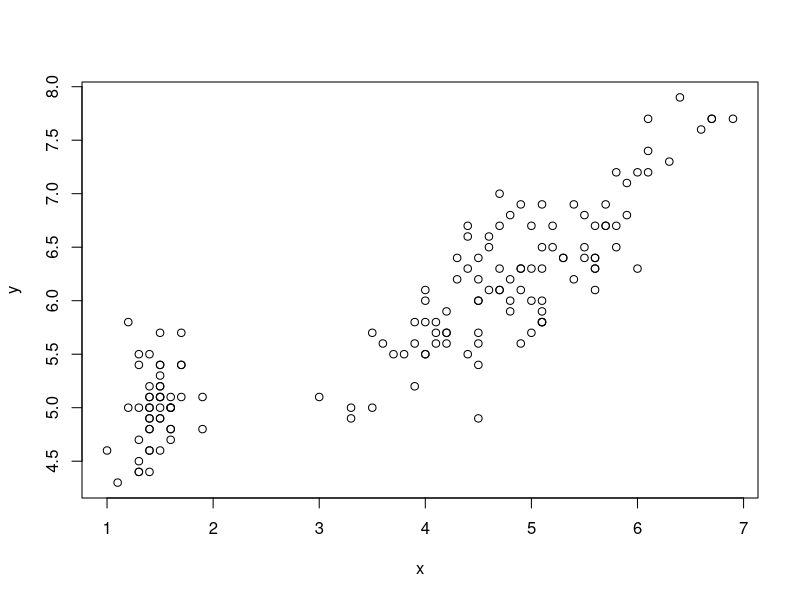
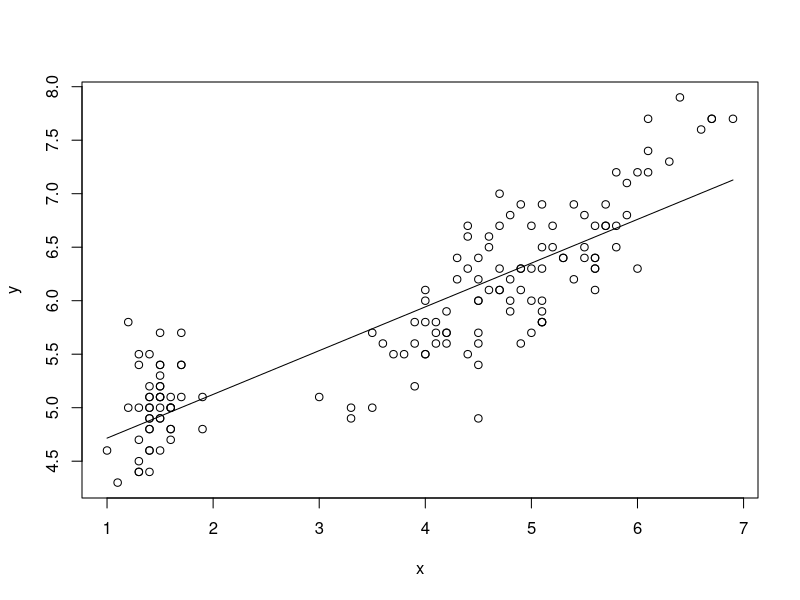
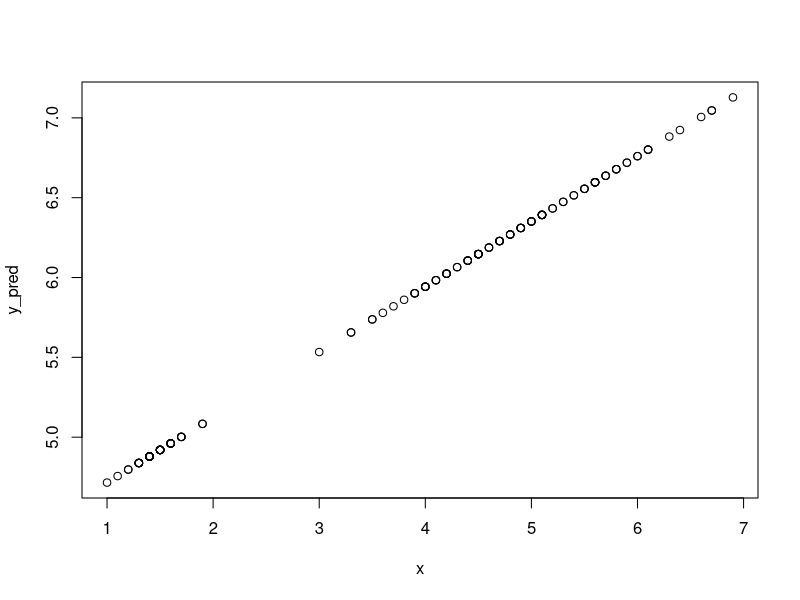

Source code (R) for these figures, in order:
#Codigo para problema 2

mis_dades <- iris
mis_dades

x <- mis_dades$Petal.Length
x

y <- mis_dades$Sepal.Length
y

#Calcular la recta de regrsion per minims quadrats entre Sepal.Lenth i Petal.Lenth

plot(x,y)

#escribimos el codigo de la pendiente (m)

x_barra <- mean(x)
x_barra
y_barra <- mean(y)
y_barra

m <- sum((x-x_barra)*(y-y_barra))/sum((x-x_barra)^2)
m

b <- y_barra - m*x_barra
b
#prediccio de petal.length 1.5

m*1.5+b

#prediccion sobre mis observaciones

y_pred <- m*x+b

plot(x,y)
lines(x,y_pred)
plot(x,y_pred)

#calcula el coeficiente de correlacion^2

R_sq <- sum((y_pred-y_barra)^2)/sum((y-y_barra)^2)
R_sq

##### Usando las funciones de R

#Te da la b y la m de la linea de regresion lineal

mod <- lm(y~x)
mod
summary(mod)


cor.test(x,y)

